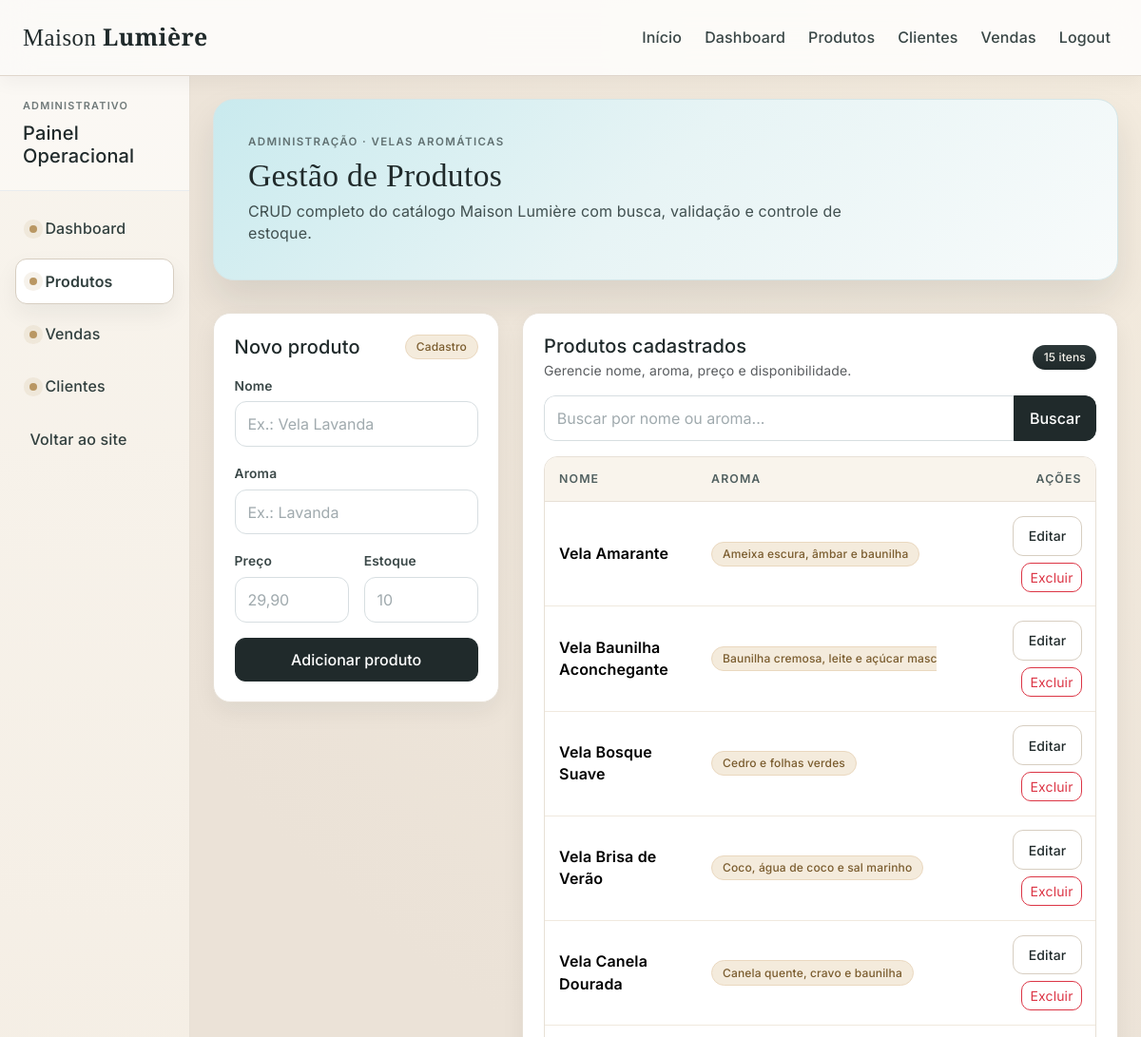
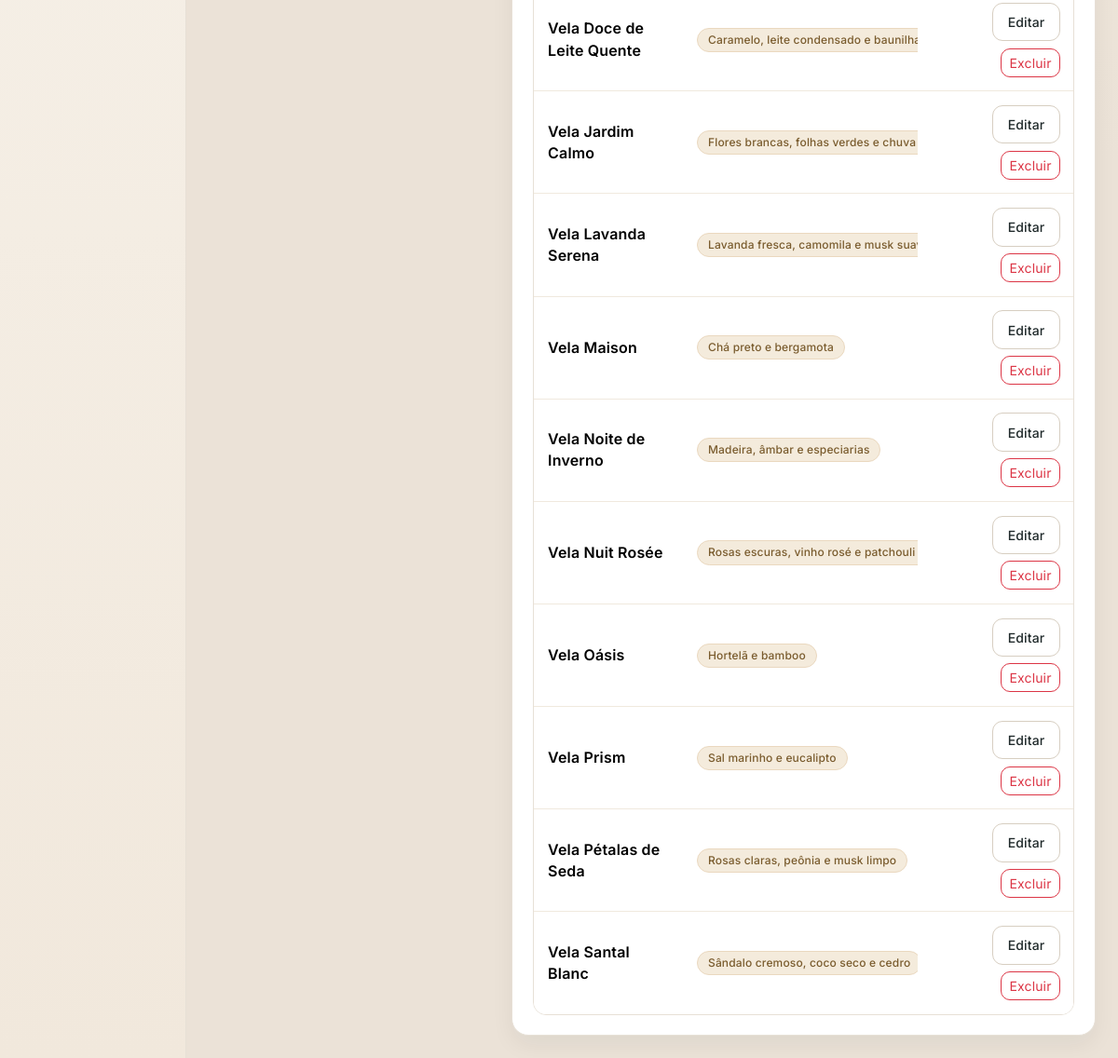
The app's page /produtos (signed in) with its own data (2 pictures, top to bottom).
### tables this page shows
CREATE TABLE produto (
  id INTEGER PRIMARY KEY AUTOINCREMENT,
  nome TEXT,
  aroma TEXT,
  preco REAL,
  estoque INTEGER,
  descricao TEXT
);

### app.py (the view)
@app.route('/produtos')
@login_required
def produtos():
    termo_busca = request.args.get("q", "")
    lista = buscar_produtos(termo_busca)
    return render_template(
        "produtos.html",
        produtos=lista,
        termo_busca=termo_busca,
    )

### app.py (called while the page is built)
def conectar():
    conn = sqlite3.connect("loja_velas.db")
    conn.row_factory = sqlite3.Row
    return conn

@login_manager.user_loader
def carregar_usuario(user_id):
    conn = conectar()
    cursor = conn.cursor()
    cursor.execute("SELECT id, nome, email FROM usuario WHERE id = ?", (user_id,))
    registro = cursor.fetchone()
    conn.close()
    if registro:
        return Usuario(registro["id"], registro["nome"], registro["email"])
    return None

def formatar_preco(valor):
    try:
        numero = float(str(valor).replace(",", "."))
    except (TypeError, ValueError):
        return str(valor)
    texto = f"{numero:,.2f}".replace(",", "X").replace(".", ",").replace("X", ".")
    return f"R$ {texto}"

def status_estoque(estoque):
    try:
        qtd = int(estoque)
    except (TypeError, ValueError):
        qtd = 0
    if qtd <= 0:
        return "sem", "Sem estoque", "badge-estoque-sem"
    if qtd <= ESTOQUE_BAIXO_LIMITE:
        return "baixo", "Estoque baixo", "badge-estoque-baixo"
    return "ok", "Em estoque", "badge-estoque-ok"

def enriquecer_produto(registro):
    codigo, rotulo, classe = status_estoque(registro["estoque"])
    return {
        "id": registro["id"],
        "nome": registro["nome"],
        "aroma": registro["aroma"],
        "preco": registro["preco"],
        "preco_formatado": formatar_preco(registro["preco"]),
        "estoque": registro["estoque"],
        "status_codigo": codigo,
        "status_rotulo": rotulo,
        "status_classe": classe,
    }

def buscar_produtos(termo_busca=""):
    conn = conectar()
    cursor = conn.cursor()
    termo = (termo_busca or "").strip()
    if termo:
        like = f"%{termo}%"
        cursor.execute(
            """
            SELECT * FROM produto
            WHERE nome LIKE ? OR aroma LIKE ?
            ORDER BY nome COLLATE NOCASE
            """,
            (like, like),
        )
    else:
        cursor.execute("SELECT * FROM produto ORDER BY nome COLLATE NOCASE")
    registros = cursor.fetchall()
    conn.close()
    return [enriquecer_produto(r) for r in registros]

### templates/produtos.html (shortened to what this page needs)
{% extends 'layout/base.html' %}
{% block hero %}
<div class="hero-card">
  <p class="hero-kicker mb-2">Administração · Velas aromáticas</p>
  <h1 class="hero-title mb-2">Gestão de Produtos</h1>
  <p class="hero-subtitle mb-0">CRUD completo do catálogo Maison Lumière com busca, validação e controle de estoque.</p>
</div>
{% endblock %}
{% block content %}
<div class="row g-4">
  <div class="col-12 col-xl-4">
    <article class="surface-card">
      <div class="d-flex align-items-center justify-content-between mb-3">
        <h2 class="h5 mb-0">Novo produto</h2>
        <span class="badge maison-badge maison-badge-soft">Cadastro</span>
      </div>
      <form action="/adicionar" method="POST" class="row g-3" novalidate>
        <div class="col-12">
          <label class="form-label">Nome</label>
          <input class="form-control" name="nome" placeholder="Ex.: Vela Lavanda" required minlength="2">
        </div>
        <div class="col-12">
          <label class="form-label">Aroma</label>
          <input class="form-control" name="aroma" placeholder="Ex.: Lavanda" required minlength="2">
        </div>
        <div class="col-6">
          <label class="form-label">Preço</label>
          <input class="form-control" name="preco" placeholder="29,90" required pattern="^\d+([.,]\d{1,2})?$">
        </div>
        <div class="col-6">
          <label class="form-label">Estoque</label>
          <input class="form-control" name="estoque" placeholder="10" required pattern="^\d+$" min="0">
        </div>
        <div class="col-12">
          <button type="submit" class="btn btn-maison w-100">Adicionar produto</button>
        </div>
      </form>
    </article>
  </div>
  <div class="col-12 col-xl-8">
    <article class="surface-card h-100">
      <div class="d-flex flex-column flex-md-row justify-content-between align-items-md-center gap-3 mb-3">
        <div>
          <h2 class="h5 mb-1">Produtos cadastrados</h2>
          <p class="text-muted small mb-0">Gerencie nome, aroma, preço e disponibilidade.</p>
        </div>
        <span class="badge maison-badge">{{ produtos|length }} itens</span>
      </div>
      <form action="/produtos" method="GET" class="search-box mb-3">
        <div class="input-group">
          <input
            type="search"
            name="q"
            class="form-control"
            placeholder="Buscar por nome ou aroma..."
            value="{{ termo_busca }}"
          >
          <button type="submit" class="btn btn-maison">Buscar</button>
        </div>
      </form>
      {% if produtos %}
      <div class="table-responsive maison-table-wrap">
        <table class="table maison-table align-middle mb-0">
          <thead>
            <tr>
              <th class="col-nome">Nome</th>
              <th>Aroma</th>
              <th>Preço</th>
              <th>Estoque</th>
              <th class="text-end col-acoes">Ações</th>
            </tr>
          </thead>
          <tbody>
            {% for p in produtos %}
            <tr>
              <td class="col-nome">
                <p class="mb-0 fw-semibold">{{ p.nome }}</p>
              </td>
              <td><span class="badge maison-badge-soft">{{ p.aroma }}</span></td>
              <td class="preco-cell">{{ p.preco_formatado }}</td>
              <td>{{ p.estoque }}</td>
              <td class="text-end col-acoes">
                <div class="maison-actions justify-content-end">
                  <a class="btn btn-sm btn-maison-ghost" href="/editar/{{ p.id }}">Editar</a>
                  <a
                    class="btn btn-sm btn-outline-danger maison-btn-outline"
                    href="/deletar/{{ p.id }}"
                    onclick="return confirmarExclusao({{ p.nome|tojson }});"
                  >Excluir</a>
                </div>
              </td>
            </tr>
            {% endfor %}
          </tbody>
        </table>
      </div>
      {% endif %}
    </article>
  </div>
</div>
{% endblock %}

### static/css/main.css (style rules this page uses)
:root { --maison-bg: #ebe2d7; --maison-surface: #f7f4ef; --maison-card: #ffffff; --maison-primary: #202a2b; --maison-secondary: #6a7474; --maison-accent: #b99763; --maison-accent-soft: #f4ebdc; --maison-border: #e7e0d6; --maison-border-strong: #d7cec1; --maison-shadow-sm: 0 10px 24px rgba(23, 31, 32, 0.06); --maison-shadow-md: 0 20px 38px rgba(23, 31, 32, 0.1); }
* { box-sizing: border-box; }
body.maison-body { font-family: "Inter", Arial, sans-serif; background: radial-gradient(circle at top right, #f4ecdf 0%, var(--maison-bg) 50%); color: var(--maison-primary); line-height: 1.45; letter-spacing: 0.01em; }
.hero-card { background: linear-gradient(135deg, #c9eaee 0%, #e7f4f5 48%, #f8fbfb 100%); border: 1px solid #d4e6e8; border-radius: 22px; padding: 2.25rem; box-shadow: var(--maison-shadow-md); }
.hero-kicker { text-transform: uppercase; letter-spacing: 0.12em; font-size: 0.72rem; font-weight: 600; color: #617172; }
.hero-title { font-family: "Playfair Display", Georgia, serif; font-size: clamp(1.95rem, 2.8vw, 3.2rem); line-height: 1.12; letter-spacing: 0.01em; }
.hero-subtitle { color: #415050; max-width: 64ch; }
.surface-card { background: var(--maison-card); border: 1px solid var(--maison-border); border-radius: 18px; padding: 1.35rem; box-shadow: var(--maison-shadow-sm); transition: transform 0.22s ease, box-shadow 0.22s ease, border-color 0.22s ease; }
.btn-maison { background: var(--maison-primary); color: #fff; border: 1px solid var(--maison-primary); border-radius: 11px; padding: 0.63rem 1rem; font-weight: 500; transition: all 0.22s ease; }
.maison-btn-outline { border-radius: 10px; border-width: 1px; transition: all 0.2s ease; }
.form-label { font-size: 0.86rem; font-weight: 600; color: #3b4848; margin-bottom: 0.35rem; }
.form-control { border-radius: 12px; border-color: #d7dee1; min-height: 44px; padding: 0.68rem 0.8rem; transition: all 0.22s ease; }
.form-control::placeholder { color: #a0aaae; }
.maison-badge { background: linear-gradient(180deg, #2c3839 0%, #1f292a 100%); color: #f6f3ec; font-weight: 500; border-radius: 999px; padding: 0.45rem 0.72rem; letter-spacing: 0.01em; }
.maison-badge-soft { background: var(--maison-accent-soft); color: #7a5c2e; border: 1px solid #ead8bf; font-weight: 500; border-radius: 999px; padding: 0.38rem 0.68rem; }
.search-box .input-group { border-radius: 12px; overflow: hidden; }
.search-box .form-control { border-right: 0; }
.maison-actions { display: inline-flex; gap: 0.45rem; flex-wrap: wrap; }
.btn-maison-ghost { background: #fff; color: var(--maison-primary); border: 1px solid var(--maison-border-strong); border-radius: 11px; padding: 0.58rem 0.95rem; font-weight: 500; text-decoration: none; transition: all 0.22s ease; }
.preco-cell { font-variant-numeric: tabular-nums; font-weight: 600; color: #2f3d3d; }
.maison-table-wrap { border: 1px solid var(--maison-border); border-radius: 14px; overflow-x: auto; overflow-y: hidden; -webkit-overflow-scrolling: touch; background: #fff; max-width: 100%; }
.maison-table { --bs-table-bg: transparent; --bs-table-hover-bg: rgba(248, 242, 232, 0.56); margin: 0; min-width: 720px; width: 100%; }
.maison-table .col-nome { min-width: 10rem; max-width: 16rem; word-break: break-word; }
.maison-table .col-acoes { position: sticky; right: 0; z-index: 2; white-space: nowrap; min-width: 10.5rem; background: #fff; box-shadow: -6px 0 14px rgba(23, 31, 32, 0.06); }
.maison-table thead th.col-acoes { background: #f9f4ec; z-index: 3; }
.maison-table thead th { background: #f9f4ec; color: #516060; font-size: 0.77rem; font-weight: 600; text-transform: uppercase; letter-spacing: 0.09em; border-bottom: 1px solid var(--maison-border); padding: 0.9rem 0.95rem; }
.maison-table tbody td { border-bottom: 1px solid #f0e9de; padding: 0.92rem 0.95rem; vertical-align: middle; }
.maison-table tbody tr:last-child td { border-bottom: 0; }

### records on screen
produto: nome "Vela Amarante", aroma "Ameixa escura, âmbar e baunilha"
produto: nome "Vela Baunilha Aconchegante", aroma "Baunilha cremosa, leite e açúcar mascavo"
produto: nome "Vela Bosque Suave", aroma "Cedro e folhas verdes"
produto: nome "Vela Brisa de Verão", aroma "Coco, água de coco e sal marinho"
produto: nome "Vela Canela Dourada", aroma "Canela quente, cravo e baunilha"
produto: nome "Vela Doce de Leite Quente", aroma "Caramelo, leite condensado e baunilha"
produto: nome "Vela Jardim Calmo", aroma "Flores brancas, folhas verdes e chuva leve"
produto: nome "Vela Lavanda Serena", aroma "Lavanda fresca, camomila e musk suave"
produto: nome "Vela Maison", aroma "Chá preto e bergamota"
produto: nome "Vela Noite de Inverno", aroma "Madeira, âmbar e especiarias"
produto: nome "Vela Nuit Rosée", aroma "Rosas escuras, vinho rosé e patchouli leve"
produto: nome "Vela Oásis", aroma "Hortelã e bamboo"
produto: nome "Vela Prism", aroma "Sal marinho e eucalipto"
produto: nome "Vela Pétalas de Seda", aroma "Rosas claras, peônia e musk limpo"
produto: nome "Vela Santal Blanc", aroma "Sândalo cremoso, coco seco e cedro"

### other values on screen
{{ produtos|length }} "15"
